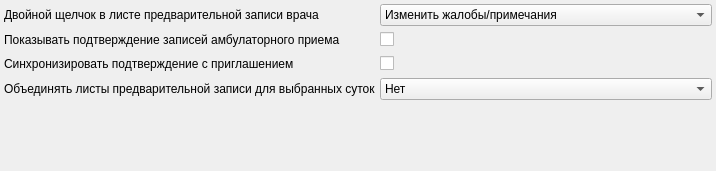
<?xml version="1.0" encoding="UTF-8"?>
<ui version="4.0">
 <class>timetablePage</class>
 <widget class="QWidget" name="timetablePage">
  <property name="geometry">
   <rect>
    <x>0</x>
    <y>0</y>
    <width>716</width>
    <height>171</height>
   </rect>
  </property>
  <property name="windowTitle">
   <string>Панель «График»</string>
  </property>
  <property name="toolTip">
   <string/>
  </property>
  <layout class="QGridLayout" name="gridLayout">
   <property name="margin">
    <number>4</number>
   </property>
   <property name="spacing">
    <number>4</number>
   </property>
   <item row="3" column="0">
    <widget class="QLabel" name="lblCombineTimetable">
     <property name="text">
      <string>Объединять листы предварительной записи для выбранных суток</string>
     </property>
    </widget>
   </item>
   <item row="2" column="0">
    <widget class="QLabel" name="lblSyncCheckableAndInvitiation">
     <property name="text">
      <string>Синхронизировать подтверждение с приглашением</string>
     </property>
     <property name="buddy">
      <cstring>chkSyncCheckableAndInvitiation</cstring>
     </property>
    </widget>
   </item>
   <item row="2" column="1">
    <widget class="QCheckBox" name="chkSyncCheckableAndInvitiation">
     <property name="sizePolicy">
      <sizepolicy hsizetype="Maximum" vsizetype="Fixed">
       <horstretch>0</horstretch>
       <verstretch>0</verstretch>
      </sizepolicy>
     </property>
     <property name="text">
      <string/>
     </property>
    </widget>
   </item>
   <item row="2" column="2">
    <spacer name="horizontalSpacer_2">
     <property name="orientation">
      <enum>Qt::Horizontal</enum>
     </property>
     <property name="sizeHint" stdset="0">
      <size>
       <width>153</width>
       <height>20</height>
      </size>
     </property>
    </spacer>
   </item>
   <item row="1" column="0">
    <widget class="QLabel" name="lblAmbulanceUserCheckable">
     <property name="text">
      <string>Показывать подтверждение записей амбулаторного приема</string>
     </property>
     <property name="buddy">
      <cstring>chkAmbulanceUserCheckable</cstring>
     </property>
    </widget>
   </item>
   <item row="1" column="1">
    <widget class="QCheckBox" name="chkAmbulanceUserCheckable">
     <property name="sizePolicy">
      <sizepolicy hsizetype="Maximum" vsizetype="Fixed">
       <horstretch>0</horstretch>
       <verstretch>0</verstretch>
      </sizepolicy>
     </property>
     <property name="text">
      <string/>
     </property>
    </widget>
   </item>
   <item row="1" column="2">
    <spacer name="horizontalSpacer">
     <property name="orientation">
      <enum>Qt::Horizontal</enum>
     </property>
     <property name="sizeHint" stdset="0">
      <size>
       <width>153</width>
       <height>20</height>
      </size>
     </property>
    </spacer>
   </item>
   <item row="0" column="0">
    <widget class="QLabel" name="lblDoubleClickQueuePerson">
     <property name="text">
      <string>Двойной щелчок в листе предварительной записи врача</string>
     </property>
     <property name="buddy">
      <cstring>cmbDoubleClickQueuePerson</cstring>
     </property>
    </widget>
   </item>
   <item row="0" column="1" colspan="2">
    <widget class="QComboBox" name="cmbDoubleClickQueuePerson">
     <item>
      <property name="text">
       <string>Изменить жалобы/примечания</string>
      </property>
     </item>
     <item>
      <property name="text">
       <string>Перейти в картотеку</string>
      </property>
     </item>
     <item>
      <property name="text">
       <string>Новое обращение</string>
      </property>
     </item>
    </widget>
   </item>
   <item row="3" column="1" colspan="2">
    <widget class="QComboBox" name="cmbCombineTimetable">
     <property name="currentIndex">
      <number>0</number>
     </property>
     <item>
      <property name="text">
       <string>Нет</string>
      </property>
     </item>
     <item>
      <property name="text">
       <string>По назначению приёма</string>
      </property>
     </item>
     <item>
      <property name="text">
       <string>Все</string>
      </property>
     </item>
    </widget>
   </item>
   <item row="4" column="0">
    <spacer name="verticalSpacer">
     <property name="orientation">
      <enum>Qt::Vertical</enum>
     </property>
     <property name="sizeHint" stdset="0">
      <size>
       <width>20</width>
       <height>1</height>
      </size>
     </property>
    </spacer>
   </item>
  </layout>
 </widget>
 <tabstops>
  <tabstop>cmbDoubleClickQueuePerson</tabstop>
  <tabstop>chkAmbulanceUserCheckable</tabstop>
  <tabstop>chkSyncCheckableAndInvitiation</tabstop>
 </tabstops>
 <resources/>
 <connections/>
</ui>
